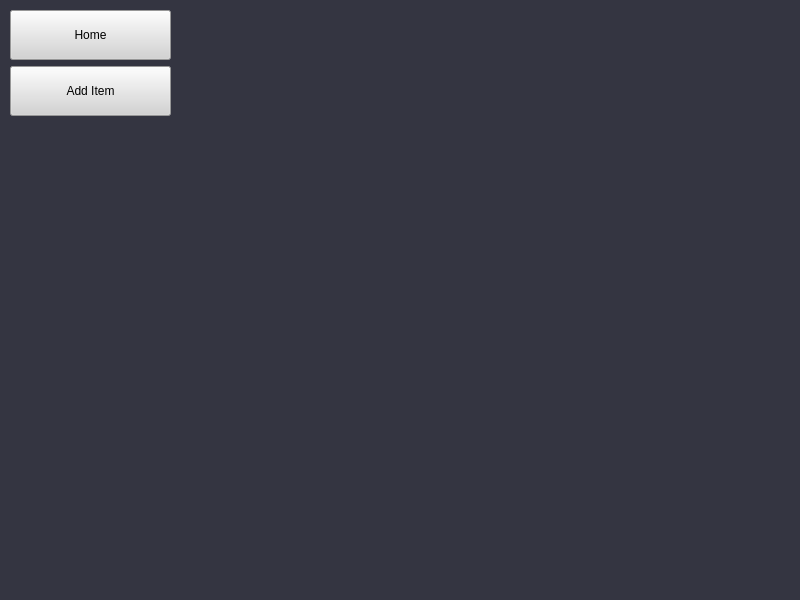
<?xml version="1.0" encoding="UTF-8"?>
<ui version="4.0">
 <class>MainWindow</class>
 <widget class="QMainWindow" name="MainWindow">
  <property name="geometry">
   <rect>
    <x>0</x>
    <y>0</y>
    <width>800</width>
    <height>600</height>
   </rect>
  </property>
  <property name="sizePolicy">
   <sizepolicy hsizetype="Fixed" vsizetype="Fixed">
    <horstretch>0</horstretch>
    <verstretch>0</verstretch>
   </sizepolicy>
  </property>
  <property name="minimumSize">
   <size>
    <width>800</width>
    <height>600</height>
   </size>
  </property>
  <property name="maximumSize">
   <size>
    <width>800</width>
    <height>600</height>
   </size>
  </property>
  <property name="windowTitle">
   <string>MainWindow</string>
  </property>
  <property name="styleSheet">
   <string notr="true">background-color: rgb(52, 53, 65);</string>
  </property>
  <widget class="QWidget" name="centralwidget">
   <widget class="QWidget" name="verticalLayoutWidget">
    <property name="geometry">
     <rect>
      <x>10</x>
      <y>10</y>
      <width>161</width>
      <height>541</height>
     </rect>
    </property>
    <layout class="QVBoxLayout" name="verticalLayout">
     <item>
      <widget class="QPushButton" name="pushButton_2">
       <property name="minimumSize">
        <size>
         <width>0</width>
         <height>50</height>
        </size>
       </property>
       <property name="maximumSize">
        <size>
         <width>16777215</width>
         <height>200</height>
        </size>
       </property>
       <property name="styleSheet">
        <string notr="true">background-color: rgb(211, 211, 211);
color: rgb(0, 0, 0);</string>
       </property>
       <property name="text">
        <string>Home</string>
       </property>
      </widget>
     </item>
     <item>
      <widget class="QPushButton" name="pushButton">
       <property name="minimumSize">
        <size>
         <width>0</width>
         <height>50</height>
        </size>
       </property>
       <property name="maximumSize">
        <size>
         <width>16777215</width>
         <height>200</height>
        </size>
       </property>
       <property name="styleSheet">
        <string notr="true">background-color: rgb(211, 211, 211);
color: rgb(0, 0, 0);</string>
       </property>
       <property name="text">
        <string>Add Item</string>
       </property>
      </widget>
     </item>
     <item>
      <spacer name="verticalSpacer">
       <property name="orientation">
        <enum>Qt::Vertical</enum>
       </property>
       <property name="sizeHint" stdset="0">
        <size>
         <width>20</width>
         <height>40</height>
        </size>
       </property>
      </spacer>
     </item>
    </layout>
   </widget>
  </widget>
  <widget class="QMenuBar" name="menubar">
   <property name="geometry">
    <rect>
     <x>0</x>
     <y>0</y>
     <width>800</width>
     <height>21</height>
    </rect>
   </property>
  </widget>
  <widget class="QStatusBar" name="statusbar"/>
 </widget>
 <resources/>
 <connections/>
</ui>
